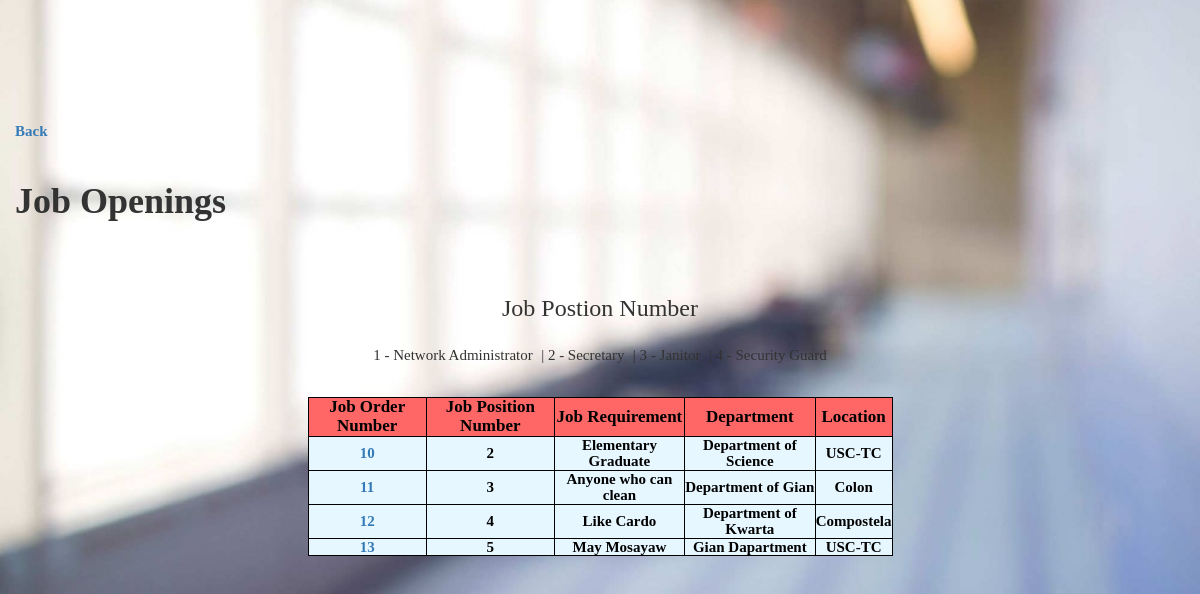
The app's page /jobOpenings.php (signed in) with its own data.
### tables this page shows
CREATE TABLE `job_opening` (
  `job_order_ID` int(11) NOT NULL,
  `dept_ID` int(11) NOT NULL,
  `benefit_ID` int(11) NOT NULL,
  `job_require` tinytext NOT NULL,
  `job_position_ID` int(11) NOT NULL
);

CREATE TABLE `department` (
  `dept_ID` int(11) NOT NULL,
  `dept_name` varchar(30) NOT NULL,
  `loc_ID` int(11) NOT NULL
);

CREATE TABLE `location` (
  `loc_ID` int(11) NOT NULL,
  `loc_name` varchar(30) NOT NULL,
  `loc_address` varchar(200) NOT NULL
);

### jobOpenings.php (the view, shortened to what this page needs)
<?php
require("connector.php");
$query = "SELECT * FROM job_opening JOIN department ON job_opening.dept_ID = department.dept_ID JOIN location ON department.loc_ID = location.loc_ID";
$result = mysqli_query($conn, $query);
?>
<!DOCTYPE html>
<html>
    <link rel="stylesheet" href="https://maxcdn.bootstrapcdn.com/bootstrap/3.3.7/css/bootstrap.min.css">
 	<link rel="stylesheet" href="https://cdnjs.cloudflare.com/ajax/libs/font-awesome/4.7.0/css/font-awesome.min.css">
	 <link rel="stylesheet" type="text/css" href="view.css">
</head>
<body id="bg">
	<br>
	<br>
	<br>
	<br>
	<br>
	<br>
	<div class="container">
		<div class="row">
			<a href="home.php" style="font-size: 15px; font-family: Century; font-weight: bold; text-decoration: none;"> Back </a>
			<br>
			<br>
	<h1 style="font-family: Century; font-weight: bold;">Job Openings<h2>
	<br>
	<center>
	<h3 style="font-family: Century;">Job Postion Number</h3>
	<span style="font-family: Century; font-size: 15px;">1 - Network Administrator</span>
	<span style="font-family: Century; font-size: 15px;">| 2 - Secretary</span>
	<span style="font-family: Century; font-size: 15px;">| 3 - Janitor</span>
	<span style="font-family: Century; font-size: 15px;">| 4 - Security Guard</span>
	</center>
	<br>
	<table align="center">
	<tr>
	<th style="background-color: #ff6666;">Job Order Number</th>
	<th style="background-color: #ff6666;">Job Position Number</th>
	<th style="background-color: #ff6666;">Job Requirement</th>
	<th style="background-color: #ff6666;">Department</th>
	<th style="background-color: #ff6666;">Location</th>
	</tr>
	<?php
		while($row = mysqli_fetch_assoc($result)){
			echo "<tr>";
			echo "<th style='background-color: #e6f7ff; font-size: 15px;'> <a href='manageJobOpening.php?id={$row['job_order_ID']}'> {$row['job_order_ID']} </a> </th>";
			echo "<th style='background-color: #e6f7ff; font-size: 15px;'> {$row['job_position_ID']} </th>";
			echo "<th style='background-color: #e6f7ff; font-size: 15px;'> {$row['job_require']} </th>";
			echo "<th style='background-color: #e6f7ff; font-size: 15px;'> {$row['dept_name']} </th>";
			echo "<th style='background-color: #e6f7ff; font-size: 15px;'> {$row['loc_name']} </th>";
			echo "</tr>";
		}
	?>
	</table>
</body>
</html>

### view.css (style rules this page uses)
#bg { background-image: url("hrbackground.jpg"); height: 100%; background-position: center; background-repeat: no-repeat; background-size: cover; }
table { margin: auto; width: 50%; height: 100%; background-color: none; border: 1px solid black; }
th { font-size: 17px; font-weight: bold; color: black; text-align: center; border: 1px solid black; font-family: Century; }

### records on screen
job_opening: job_order_ID "10", job_position_ID "2", job_require "Elementary Graduate", dept_ID.dept_name "Department of Science", location.loc_name "USC-TC"
job_opening: job_order_ID "11", job_position_ID "3", job_require "Anyone who can clean", dept_ID.dept_name "Department of Gian", location.loc_name "Colon"
job_opening: job_order_ID "12", job_position_ID "4", job_require "Like Cardo", dept_ID.dept_name "Department of Kwarta", location.loc_name "Compostela"
job_opening: job_order_ID "13", job_position_ID "5", job_require "May Mosayaw", dept_ID.dept_name "Gian Dapartment", location.loc_name "USC-TC"
